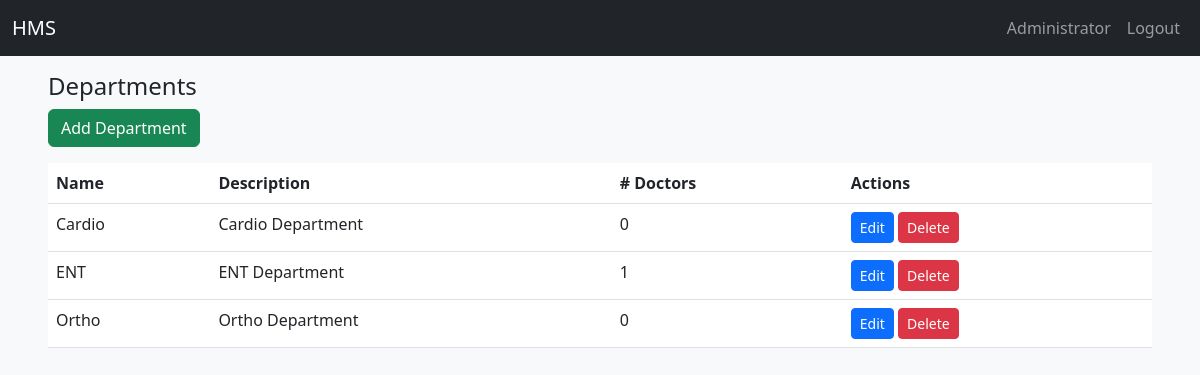
The page /admin/departments (signed in) on the database its author committed.
### app/models.py (models this page shows, shortened)
class User(UserMixin, db.Model):
    id = db.Column(db.Integer, primary_key=True)
    email = db.Column(db.String(120), unique=True, nullable=False)
    name = db.Column(db.String(120), nullable=False)
    password_hash = db.Column(db.String(128), nullable=False)
    role = db.Column(db.String(20), nullable=False)  # admin/doctor/patient
    active = db.Column(db.Boolean, default=True)
    reason= db.Column(db.String(255))  # Reason for deactivation
    created_at = db.Column(db.DateTime, default=func.now()) # Timestamp of account creation from database
    doctor = db.relationship('DoctorProfile', backref='user', uselist=False)
    patient = db.relationship('PatientProfile', backref='user', uselist=False)

class Department(db.Model):
    id = db.Column(db.Integer, primary_key=True)
    name = db.Column(db.String(120), unique=True, nullable=False)
    description = db.Column(db.Text)
    doctors = db.relationship('DoctorProfile', backref='department', lazy='dynamic')

### app/routes.py (the view)
@main.route('/admin/departments')
@login_required
@role_required('admin')
def list_departments():
    depts = Department.query.order_by(Department.name).all()
    return render_template('department_list.html', departments=depts)

### app/routes.py (called while the page is built)
def role_required(role):
    from functools import wraps
    def decorator(fn):
        @wraps(fn)
        def wrapper(*args, **kwargs):
            if not current_user.is_authenticated or current_user.role != role:
                flash('Access denied', 'danger')
                return redirect(url_for('views.login'))
            return fn(*args, **kwargs)
        return wrapper
    return decorator

### app/templates/department_list.html (shortened to what this page needs)
{% extends 'base.html' %} {% block title %}| Departments {% endblock %}
{% block content %}
<h4>Departments</h4>
<a class="btn btn-success mb-3" href="{{ url_for('main.add_department') }}">Add Department</a>
<table class="table">
  <thead>
    <tr><th>Name</th><th>Description</th><th># Doctors</th><th>Actions</th></tr>
  </thead>
  <tbody>
    {% for d in departments %}
    <tr>
      <td>{{ d.name }}</td>
      <td>{{ d.description }}</td>
      <td>{{ d.doctors.count() }}</td>
      <td>
        <a class="btn btn-sm btn-primary" href="{{ url_for('main.edit_department', dept_id=d.id) }}">Edit</a>
        <form method="post" action="{{ url_for('main.delete_department', dept_id=d.id) }}" style="display:inline">
          <button class="btn btn-sm btn-danger">Delete</button>
        </form>
      </td>
    </tr>
    {% endfor %}
  </tbody>
</table>
{% endblock %}

### app/templates/base.html (shortened to what this page needs)
<!doctype html>
<html lang="en">
<head>
  <link href="https://cdn.jsdelivr.net/npm/bootstrap@5.3.0/dist/css/bootstrap.min.css" rel="stylesheet">
  <link rel="stylesheet" href="{{ url_for('static', filename='css/style.css') }}">
</head>
<body>
<nav class="navbar navbar-expand-lg navbar-dark bg-dark">
  <div class="container-fluid">
    <a class="navbar-brand text-white" id="home" href="/">HMS</a>
    <div class="collapse navbar-collapse">
      <ul class="navbar-nav ms-auto mb-2 mb-lg-0 ">
        {% if current_user.is_authenticated %}
          <li class="nav-item text-white"><a class="nav-link" href="#">{{ current_user.name }}</a></li>
          <li class="nav-item text-white"><a class="nav-link" href="{{ url_for('main.logout') }}">Logout</a></li>
        {% endif %}
      </ul>
    </div>
  </div>
</nav>
<div class="container-fluid mt-3 px-5">
  {% block content %}{% endblock %}
</div>
</body>
</html>

### app/static/css/style.css (style rules this page uses)
body { background-color: #f8f9fa; font-family: "Segoe UI", Roboto, Arial, sans-serif; }

### rows shown on the page
User: name "Administrator"
Department: name "Cardio", description "Cardio Department", doctors.count "0"
Department: name "ENT", description "ENT Department", doctors.count "1"
Department: name "Ortho", description "Ortho Department", doctors.count "0"
